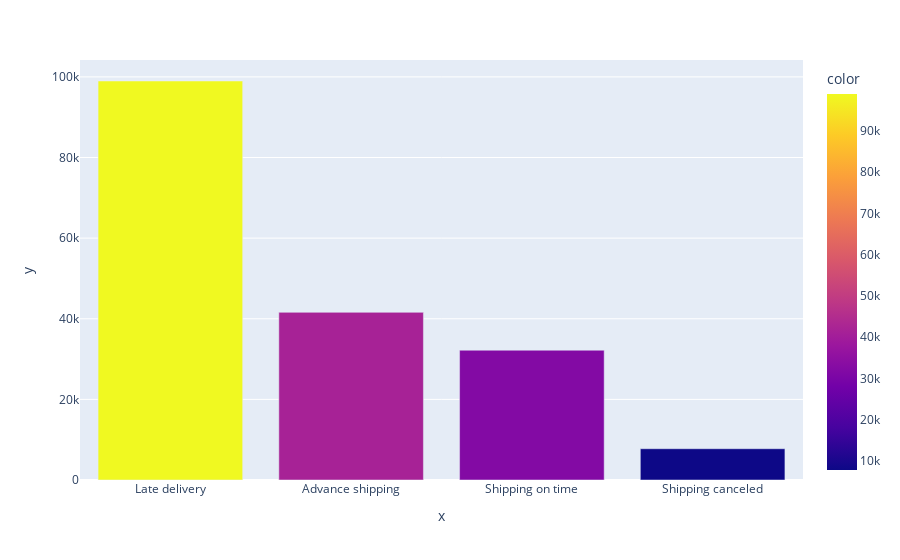

Source (notebook cell):
### Code cell
import plotly.express as px
data_delivery_status=df1.groupby(['Delivery Status'])['Order Id'].count().reset_index(name='Number of Orders').sort_values(by= 'Number of Orders', ascending= False)
px.bar(x=data_delivery_status['Delivery Status'] , y=data_delivery_status['Number of Orders']  , color=data_delivery_status['Number of Orders'],
      labels = { 'Delivery Status': 'Delivery Status', 'Number of Orders': 'Number of Orders'})

### Figure 1 — Plotly figure (JSON) as saved in the notebook; plotly's stock layout.template omitted (floating-point values rounded to 4 significant figures)
{"data": [{"alignmentgroup": "True", "hovertemplate": "x=%{x}<br>y=%{y}<br>color=%{marker.color}<extra></extra>", "legendgroup": "", "marker": {"color": [98977, 41592, 32196, 7754], "coloraxis": "coloraxis", "pattern": {"shape": ""}}, "name": "", "offsetgroup": "", "orientation": "v", "showlegend": false, "textposition": "auto", "type": "bar", "x": ["Late delivery", "Advance shipping", "Shipping on time", "Shipping canceled"], "xaxis": "x", "y": [98977, 41592, 32196, 7754], "yaxis": "y"}], "layout": {"barmode": "relative", "coloraxis": {"colorbar": {"title": {"text": "color"}}, "colorscale": [[0, "#0d0887"], [0.1111, "#46039f"], [0.2222, "#7201a8"], [0.3333, "#9c179e"], [0.4444, "#bd3786"], [0.5556, "#d8576b"], [0.6667, "#ed7953"], [0.7778, "#fb9f3a"], [0.8889, "#fdca26"], [1, "#f0f921"]]}, "legend": {"tracegroupgap": 0}, "margin": {"t": 60}, "xaxis": {"anchor": "y", "domain": [0, 1], "title": {"text": "x"}}, "yaxis": {"anchor": "x", "domain": [0, 1], "title": {"text": "y"}}}}
